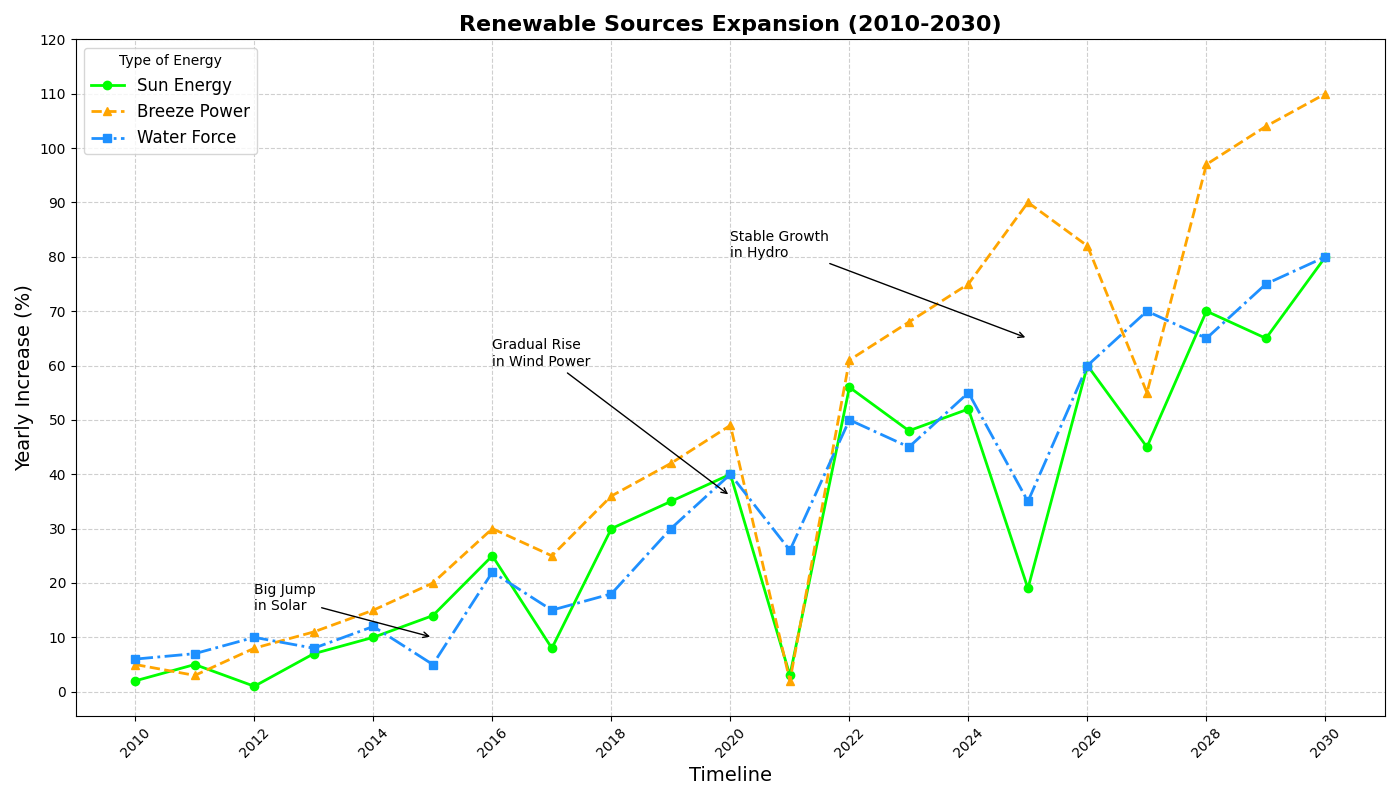

Write the Python code that produced this figure.
import matplotlib.pyplot as plt
import numpy as np

years = np.arange(2010, 2031)
solar_growth = [2, 5, 1, 7, 10, 14, 25, 8, 30, 35, 40, 3, 56, 48, 52, 19, 60, 45, 70, 65, 80]
wind_growth = [5, 3, 8, 11, 15, 20, 30, 25, 36, 42, 49, 2, 61, 68, 75, 90, 82, 55, 97, 104, 110]
hydro_growth = [6, 7, 10, 8, 12, 5, 22, 15, 18, 30, 40, 26, 50, 45, 55, 35, 60, 70, 65, 75, 80]

plt.figure(figsize=(14, 8))

plt.plot(years, solar_growth, label='Sun Energy', color='#00FF00', marker='o', linewidth=2, linestyle='-')
plt.plot(years, wind_growth, label='Breeze Power', color='#FFA500', marker='^', linewidth=2, linestyle='--')
plt.plot(years, hydro_growth, label='Water Force', color='#1E90FF', marker='s', linewidth=2, linestyle='-.')

plt.title('Renewable Sources Expansion (2010-2030)', fontsize=16, fontweight='bold')
plt.xlabel('Timeline', fontsize=14)
plt.ylabel('Yearly Increase (%)', fontsize=14)

plt.annotate('Big Jump\nin Solar', xy=(2015, 10), xytext=(2012, 15),
             arrowprops=dict(facecolor='black', arrowstyle='->'), fontsize=10)
plt.annotate('Gradual Rise\nin Wind Power', xy=(2020, 36), xytext=(2016, 60),
             arrowprops=dict(facecolor='black', arrowstyle='->'), fontsize=10)
plt.annotate('Stable Growth\nin Hydro', xy=(2025, 65), xytext=(2020, 80),
             arrowprops=dict(facecolor='black', arrowstyle='->'), fontsize=10)

plt.legend(loc='upper left', title='Type of Energy', fontsize=12, frameon=True)

plt.grid(True, linestyle='--', alpha=0.6)
plt.xticks(years[::2], rotation=45)
plt.yticks(np.arange(0, 121, 10))

plt.tight_layout()
plt.show()
